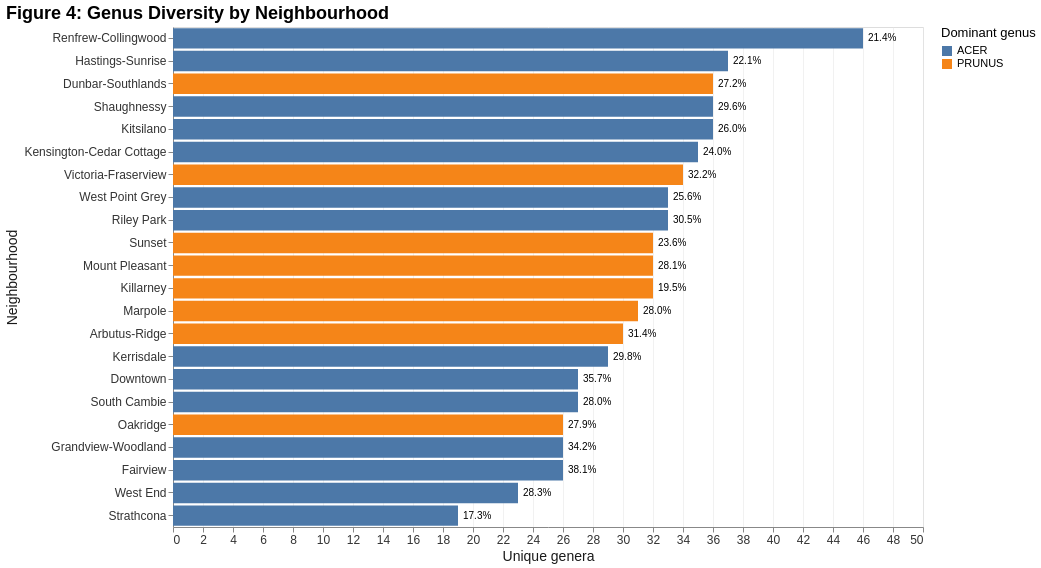

Notebook source saved alongside this figure:
### Code cell
share_labels = alt.Chart(neighbourhood_summary).mark_text(align='left', dx=5, fontSize=10, color='black').encode(
    x=alt.X('unique_genera:Q'),
    y=alt.Y('neighbourhood_name:N', sort=sorted_by_genera),
    text=alt.Text('genus_pct_label:N')
)

fig4_combined = (fig4 + share_labels)
fig4_styled = style_chart(fig4_combined, width=750, height=500)
fig4_styled

### Figure 1 — Vega-Lite specification as saved in the notebook (floating-point values rounded to 4 significant figures)
{"config": {"view": {"continuousWidth": 300, "continuousHeight": 300}, "axis": {"gridColor": "#e8e8e8", "gridOpacity": 0.6, "labelColor": "#333", "labelFontSize": 12, "titleColor": "#1a1a1a", "titleFontSize": 14, "titleFontWeight": "normal"}, "legend": {"labelFontSize": 11, "titleFontSize": 13, "titleFontWeight": "normal"}, "title": {"anchor": "start", "font": "sans-serif", "fontSize": 18}}, "layer": [{"mark": {"type": "bar"}, "encoding": {"color": {"field": "dominant_genus", "title": "Dominant genus", "type": "nominal"}, "tooltip": [{"field": "neighbourhood_name", "title": "Neighbourhood", "type": "nominal"}, {"field": "unique_genera", "title": "Unique genera", "type": "quantitative"}, {"field": "dominant_genus", "title": "Dominant genus", "type": "nominal"}, {"field": "genus_pct_label", "title": "Dominant genus share", "type": "nominal"}], "x": {"field": "unique_genera", "title": "Unique genera", "type": "quantitative"}, "y": {"field": "neighbourhood_name", "sort": ["Renfrew-Collingwood", "Hastings-Sunrise", "Dunbar-Southlands", "Shaughnessy", "Kitsilano", "Kensington-Cedar Cottage", "Victoria-Fraserview", "West Point Grey", "Riley Park", "Sunset", "Mount Pleasant", "Killarney", "Marpole", "Arbutus-Ridge", "Kerrisdale", "Downtown", "South Cambie", "Oakridge", "Grandview-Woodland", "Fairview", "West End", "Strathcona"], "title": "Neighbourhood", "type": "nominal"}}, "title": "Figure 4: Genus Diversity by Neighbourhood"}, {"mark": {"type": "text", "align": "left", "color": "black", "dx": 5, "fontSize": 10}, "encoding": {"text": {"field": "genus_pct_label", "type": "nominal"}, "x": {"field": "unique_genera", "type": "quantitative"}, "y": {"field": "neighbourhood_name", "sort": ["Renfrew-Collingwood", "Hastings-Sunrise", "Dunbar-Southlands", "Shaughnessy", "Kitsilano", "Kensington-Cedar Cottage", "Victoria-Fraserview", "West Point Grey", "Riley Park", "Sunset", "Mount Pleasant", "Killarney", "Marpole", "Arbutus-Ridge", "Kerrisdale", "Downtown", "South Cambie", "Oakridge", "Grandview-Woodland", "Fairview", "West End", "Strathcona"], "type": "nominal"}}}], "data": {"name": "data-226d8ffce103c785e3b8f3d5b5ffa5d0"}, "height": 500, "width": 750, "$schema": "https://vega.github.io/schema/vega-lite/v6.4.1.json", "datasets": {"data-226d8ffce103c785e3b8f3d5b5ffa5d0": [{"neighbourhood_name": "Arbutus-Ridge", "mean_diameter": 12.6, "unique_genera": 30, "dominant_genus": "PRUNUS", "dominant_genus_count": 55, "n_trees": 175, "dominant_genus_pct": 31.43, "pct_single_detached": 38.06, "avg_household_income": 124666, "genus_pct_label": "31.4%"}, {"neighbourhood_name": "Downtown", "mean_diameter": 7.48, "unique_genera": 27, "dominant_genus": "ACER", "dominant_genus_count": 61, "n_trees": 171, "dominant_genus_pct": 35.67, "pct_single_detached": 0.0428, "avg_household_income": 96632, "genus_pct_label": "35.7%"}, {"neighbourhood_name": "Dunbar-Southlands", "mean_diameter": 16.08, "unique_genera": 36, "dominant_genus": "PRUNUS", "dominant_genus_count": 85, "n_trees": 313, "dominant_genus_pct": 27.16, "pct_single_detached": 62.33, "avg_household_income": 172768, "genus_pct_label": "27.2%"}, {"neighbourhood_name": "Fairview", "mean_diameter": 13.91, "unique_genera": 26, "dominant_genus": "ACER", "dominant_genus_count": 51, "n_trees": 134, "dominant_genus_pct": 38.06, "pct_single_detached": 0.3581, "avg_household_income": 93652, "genus_pct_label": "38.1%"}, {"neighbourhood_name": "Grandview-Woodland", "mean_diameter": 12.6, "unique_genera": 26, "dominant_genus": "ACER", "dominant_genus_count": 66, "n_trees": 193, "dominant_genus_pct": 34.2, "pct_single_detached": 8.514, "avg_household_income": 72585, "genus_pct_label": "34.2%"}, {"neighbourhood_name": "Hastings-Sunrise", "mean_diameter": 12.19, "unique_genera": 37, "dominant_genus": "ACER", "dominant_genus_count": 75, "n_trees": 340, "dominant_genus_pct": 22.06, "pct_single_detached": 31.44, "avg_household_income": 85430, "genus_pct_label": "22.1%"}, {"neighbourhood_name": "Kensington-Cedar Cottage", "mean_diameter": 12.01, "unique_genera": 35, "dominant_genus": "ACER", "dominant_genus_count": 90, "n_trees": 375, "dominant_genus_pct": 24.0, "pct_single_detached": 17.43, "avg_household_income": 86821, "genus_pct_label": "24.0%"}, {"neighbourhood_name": "Kerrisdale", "mean_diameter": 13.9, "unique_genera": 29, "dominant_genus": "ACER", "dominant_genus_count": 75, "n_trees": 252, "dominant_genus_pct": 29.76, "pct_single_detached": 50.63, "avg_household_income": 159794, "genus_pct_label": "29.8%"}, {"neighbourhood_name": "Killarney", "mean_diameter": 10.03, "unique_genera": 32, "dominant_genus": "PRUNUS", "dominant_genus_count": 39, "n_trees": 200, "dominant_genus_pct": 19.5, "pct_single_detached": 16.42, "avg_household_income": 86302, "genus_pct_label": "19.5%"}, {"neighbourhood_name": "Kitsilano", "mean_diameter": 15.14, "unique_genera": 36, "dominant_genus": "ACER", "dominant_genus_count": 70, "n_trees": 269, "dominant_genus_pct": 26.02, "pct_single_detached": 6.033, "avg_household_income": 103076, "genus_pct_label": "26.0%"}, {"neighbourhood_name": "Marpole", "mean_diameter": 12.42, "unique_genera": 31, "dominant_genus": "PRUNUS", "dominant_genus_count": 66, "n_trees": 236, "dominant_genus_pct": 27.97, "pct_single_detached": 20.05, "avg_household_income": 73490, "genus_pct_label": "28.0%"}, {"neighbourhood_name": "Mount Pleasant", "mean_diameter": 13.4, "unique_genera": 32, "dominant_genus": "PRUNUS", "dominant_genus_count": 56, "n_trees": 199, "dominant_genus_pct": 28.14, "pct_single_detached": 2.168, "avg_household_income": 87054, "genus_pct_label": "28.1%"}, {"neighbourhood_name": "Oakridge", "mean_diameter": 10.24, "unique_genera": 26, "dominant_genus": "PRUNUS", "dominant_genus_count": 53, "n_trees": 190, "dominant_genus_pct": 27.89, "pct_single_detached": 38.29, "avg_household_income": 100495, "genus_pct_label": "27.9%"}, {"neighbourhood_name": "Renfrew-Collingwood", "mean_diameter": 10.31, "unique_genera": 46, "dominant_genus": "ACER", "dominant_genus_count": 82, "n_trees": 384, "dominant_genus_pct": 21.35, "pct_single_detached": 18.86, "avg_household_income": 76941, "genus_pct_label": "21.4%"}, {"neighbourhood_name": "Riley Park", "mean_diameter": 12.68, "unique_genera": 33, "dominant_genus": "ACER", "dominant_genus_count": 75, "n_trees": 246, "dominant_genus_pct": 30.49, "pct_single_detached": 25.13, "avg_household_income": 110518, "genus_pct_label": "30.5%"}, {"neighbourhood_name": "Shaughnessy", "mean_diameter": 14.16, "unique_genera": 36, "dominant_genus": "ACER", "dominant_genus_count": 67, "n_trees": 226, "dominant_genus_pct": 29.65, "pct_single_detached": 64.57, "avg_household_income": 262760, "genus_pct_label": "29.6%"}, {"neighbourhood_name": "South Cambie", "mean_diameter": 12.4, "unique_genera": 27, "dominant_genus": "ACER", "dominant_genus_count": 33, "n_trees": 118, "dominant_genus_pct": 27.97, "pct_single_detached": 27.96, "avg_household_income": 130230, "genus_pct_label": "28.0%"}, {"neighbourhood_name": "Strathcona", "mean_diameter": 12.45, "unique_genera": 19, "dominant_genus": "ACER", "dominant_genus_count": 13, "n_trees": 75, "dominant_genus_pct": 17.33, "pct_single_detached": 5.465, "avg_household_income": 46368, "genus_pct_label": "17.3%"}, {"neighbourhood_name": "Sunset", "mean_diameter": 11.15, "unique_genera": 32, "dominant_genus": "PRUNUS", "dominant_genus_count": 73, "n_trees": 309, "dominant_genus_pct": 23.62, "pct_single_detached": 16.53, "avg_household_income": 85835, "genus_pct_label": "23.6%"}, {"neighbourhood_name": "Victoria-Fraserview", "mean_diameter": 10.46, "unique_genera": 34, "dominant_genus": "PRUNUS", "dominant_genus_count": 94, "n_trees": 292, "dominant_genus_pct": 32.19, "pct_single_detached": 26.06, "avg_household_income": 85722, "genus_pct_label": "32.2%"}, {"neighbourhood_name": "West End", "mean_diameter": 12.84, "unique_genera": 23, "dominant_genus": "ACER", "dominant_genus_count": 36, "n_trees": 127, "dominant_genus_pct": 28.35, "pct_single_detached": 0.09717, "avg_household_income": 67432, "genus_pct_label": "28.3%"}, {"neighbourhood_name": "West Point Grey", "mean_diameter": 13.26, "unique_genera": 33, "dominant_genus": "ACER", "dominant_genus_count": 45, "n_trees": 176, "dominant_genus_pct": 25.57, "pct_single_detached": 40.39, "avg_household_income": 161576, "genus_pct_label": "25.6%"}]}}
